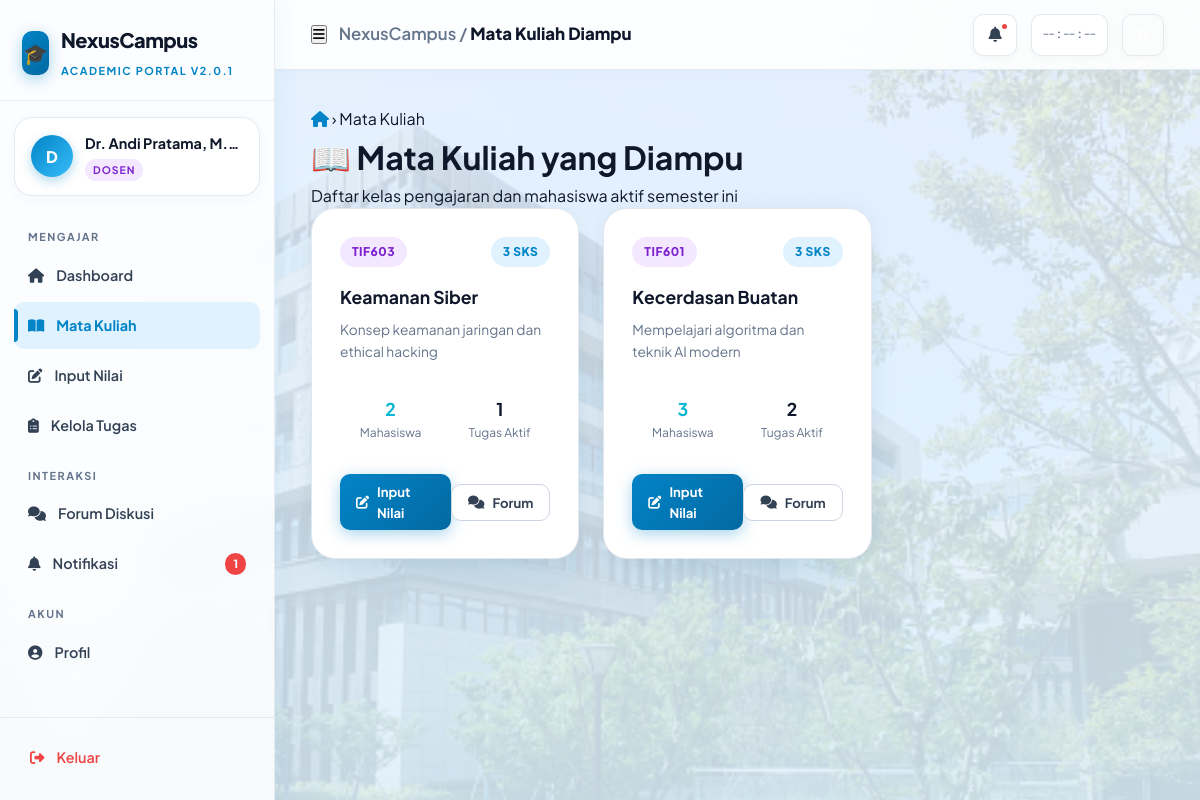
Screenshot of /modules/dosen/matkul.php (signed in) with the database file from the repository.
### tables this page shows
CREATE TABLE mata_kuliah (
    id          INT AUTO_INCREMENT PRIMARY KEY,
    kode        VARCHAR(20) UNIQUE NOT NULL,
    nama        VARCHAR(150) NOT NULL,
    sks         TINYINT NOT NULL DEFAULT 3,
    dosen_id    INT NOT NULL,
    semester    TINYINT NOT NULL,
    prodi       VARCHAR(100) NOT NULL,
    deskripsi   TEXT DEFAULT NULL,
    created_at  DATETIME DEFAULT CURRENT_TIMESTAMP,
    FOREIGN KEY (dosen_id) REFERENCES dosen(id) ON DELETE CASCADE
);

### includes/auth.php (called while the page is built, shortened)
<?php
function e(mixed $val): string {
    return htmlspecialchars((string)$val, ENT_QUOTES | ENT_SUBSTITUTE, 'UTF-8');
}

### modules/dosen/matkul.php (the view, shortened to what this page needs)
<?php
require_once '../../includes/auth.php';
$db = getDB();
$user = getCurrentUser();
$dosenId = $user['profile_id'];
$stmt = $db->prepare("
    SELECT mk.*,
           (SELECT COUNT(*) FROM enrollment WHERE matkul_id = mk.id) as total_mhs,
           (SELECT COUNT(*) FROM tugas WHERE matkul_id = mk.id) as total_tugas
    FROM mata_kuliah mk
    WHERE mk.dosen_id = ?
    ORDER BY mk.semester ASC, mk.nama ASC
");
$stmt->execute([$dosenId]);
$matkulList = $stmt->fetchAll();
require_once '../../includes/layout_header.php';
?>
<div class="page-header animate-fade-in-up">
  <div class="breadcrumb">
    <a href="<?= APP_URL ?>/dashboard.php"><i class="fas fa-house"></i></a>
    <span class="breadcrumb-sep">›</span>
    <span>Mata Kuliah</span>
  </div>
  <h1 class="page-title">📖 Mata Kuliah yang Diampu</h1>
  <p class="page-subtitle">Daftar kelas pengajaran dan mahasiswa aktif semester ini</p>
</div>
<div class="grid-3">
  <?php foreach ($matkulList as $mk): ?>
  <div class="card animate-fade-in-up" style="display:flex;flex-direction:column;justify-content:space-between">
    <div>
      <div class="flex-between mb-2">
        <span class="badge badge-purple font-mono"><?= e($mk['kode']) ?></span>
        <span class="badge badge-cyan"><?= $mk['sks'] ?> SKS</span>
      </div>
      <h3 style="font-size:1.1rem;margin-bottom:8px"><?= e($mk['nama']) ?></h3>
      <p class="text-sm text-muted mb-3"><?= e($mk['deskripsi'] ?: 'Kurikulum pengajaran aktif.') ?></p>
    </div>
    <div>
      <div class="grid-2 mb-3" style="gap:8px">
        <div style="background:var(--bg-base);padding:8px;border-radius:6px;text-align:center">
          <div style="font-weight:700;font-size:1.1rem;color:var(--accent-cyan)"><?= $mk['total_mhs'] ?></div>
          <div class="text-xs text-muted">Mahasiswa</div>
        </div>
        <div style="background:var(--bg-base);padding:8px;border-radius:6px;text-align:center">
          <div style="font-weight:700;font-size:1.1rem;color:var(--accent-purple)"><?= $mk['total_tugas'] ?></div>
          <div class="text-xs text-muted">Tugas Aktif</div>
        </div>
      </div>
      <div class="flex-between">
        <a href="<?= APP_URL ?>/modules/dosen/nilai.php?matkul=<?= $mk['id'] ?>" class="btn btn-primary btn-sm">
          <i class="fas fa-pen-to-square"></i> Input Nilai
        </a>
        <a href="<?= APP_URL ?>/modules/dosen/forum.php?matkul=<?= $mk['id'] ?>" class="btn btn-outline btn-sm">
          <i class="fas fa-comments"></i> Forum
        </a>
      </div>
    </div>
  </div>
  <?php endforeach; ?>
</div>
<?php require_once '../../includes/layout_footer.php'; ?>

### assets/css/main.css (style rules this page uses)
:root { --primary-blue: #0284c7; --primary-dark: #0369a1; --primary-deep: #0f172a; --accent-cyan: #06b6d4; --accent-light: #e0f2fe; --accent-amber: #f59e0b; --accent-red: #ef4444; --accent-green: #10b981; --glass-bg: rgba(255, 255, 255, 0.88); --glass-card: rgba(255, 255, 255, 0.92); --glass-card-hover: #ffffff; --glass-border: rgba(255, 255, 255, 0.6); --glass-shadow: 0 20px 40px -15px rgba(2, 132, 199, 0.12), 0 0 25px rgba(0, 0, 0, 0.05); --text-primary: #0f172a; --text-secondary: #334155; --text-muted: #64748b; --sidebar-w: 275px; --topbar-h: 70px; --radius-sm: 10px; --radius-md: 18px; --radius-lg: 24px; --radius-xl: 32px; }
*, *::before, *::after { box-sizing: border-box; margin: 0; padding: 0; }
body { font-family: 'Plus Jakarta Sans', system-ui, sans-serif; color: var(--text-primary); min-height: 100vh; line-height: 1.6; background-color: #f0f7ff; background-image: linear-gradient(180deg, rgba(240, 247, 255, 0.82) 0%, rgba(224, 242, 254, 0.88) 100%), url('../img/gedung-kampus.png'); background-size: cover; background-position: center top; background-attachment: fixed; background-repeat: no-repeat; overflow-x: hidden; }
a { color: var(--primary-blue); text-decoration: none; transition: 0.2s ease; }
.card { background: #ffffff; border: 1px solid #e2e8f0; border-radius: var(--radius-lg); padding: 28px; box-shadow: var(--glass-shadow); transition: all 0.2s ease; }
.btn { display: inline-flex; align-items: center; gap: 8px; padding: 11px 22px; border-radius: var(--radius-sm); font-size: 0.88rem; font-weight: 700; cursor: pointer; border: none; transition: all 0.2s ease; text-decoration: none; }
.btn-primary { background: linear-gradient(135deg, #0284c7, #0369a1); color: #fff; box-shadow: 0 4px 15px rgba(2, 132, 199, 0.35); }
.btn-outline { background: #ffffff; border: 1px solid #cbd5e1; color: var(--text-secondary); }
.btn-sm { padding: 7px 16px; font-size: 0.82rem; }
.badge { display: inline-flex; align-items: center; gap: 5px; padding: 5px 12px; border-radius: 99px; font-size: 0.75rem; font-weight: 800; text-transform: uppercase; letter-spacing: 0.5px; }
.badge-cyan { background: #e0f2fe; color: #0284c7; }
.badge-purple { background: #f3e8ff; color: #7e22ce; }
.grid-2 { display: grid; grid-template-columns: 1fr 1fr; gap: 24px; }
.grid-3 { display: grid; grid-template-columns: repeat(3, 1fr); gap: 24px; }
.flex-between { display: flex; align-items: center; justify-content: space-between; }
.mb-2 { margin-bottom: 16px; }
.mb-3 { margin-bottom: 24px; }
.text-muted { color: var(--text-muted); }
.text-xs { font-size: 0.75rem; }
.text-sm { font-size: 0.86rem; }

### rows the page displays
mata_kuliah: kode "TIF603", sks "3", nama "Keamanan Siber", deskripsi "Konsep keamanan jaringan dan ethical hacking", total_mhs "2", total_tugas "1"
mata_kuliah: kode "TIF601", sks "3", nama "Kecerdasan Buatan", deskripsi "Mempelajari algoritma dan teknik AI modern", total_mhs "3", total_tugas "2"

### other values shown
APP_NAME "NexusCampus"
APP_VERSION "2.0.1"
$initial "D"
$user['nama'] "Dr. Andi Pratama, M.…"
$role "DOSEN"
$section "MENGAJAR"
$item['label'] "Dashboard"
$item['label'] "Mata Kuliah"
$item['label'] "Input Nilai"
$item['label'] "Kelola Tugas"
$section "INTERAKSI"
$item['label'] "Forum Diskusi"
$item['label'] "Notifikasi"
$item['badge'] "1"
$section "AKUN"
